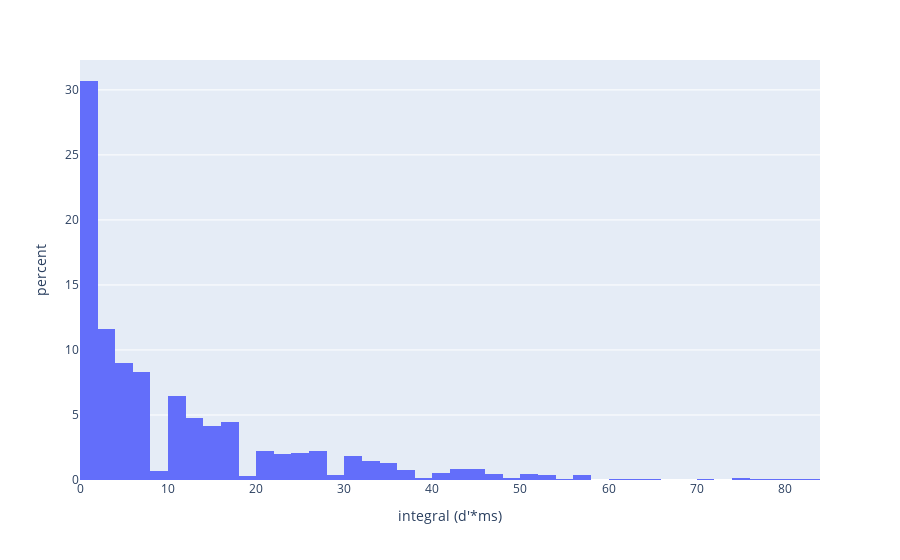

Notebook code cell kept with this figure:
### Code cell
hist_data = ctx_prb_count.loc[ctx_prb_count.analysis =='single cell', :]

fig = px.histogram(data_frame=hist_data, x="integral (d'*ms)", histnorm='percent')
# fig.update_xaxes(title=dict(text='contextual space coverage (%)'))
fig.show()

### Figure 1 — Plotly figure (JSON) as saved in the notebook; plotly's stock layout.template omitted (floating-point values rounded to 4 significant figures; data arrays with more than 128 entries replaced by an {"elided": "..."} marker saying what was removed)
{"data": [{"alignmentgroup": "True", "bingroup": "x", "histnorm": "percent", "hovertemplate": "integral (d'*ms)=%{x}<br>percent=%{y}<extra></extra>", "legendgroup": "", "marker": {"color": "#636efa", "pattern": {"shape": ""}}, "name": "", "offsetgroup": "", "orientation": "v", "showlegend": false, "type": "histogram", "x": {"elided": "1069 float values"}, "xaxis": "x", "yaxis": "y"}], "layout": {"barmode": "relative", "legend": {"tracegroupgap": 0}, "margin": {"t": 60}, "xaxis": {"anchor": "y", "domain": [0.0, 1.0], "title": {"text": "integral (d'*ms)"}}, "yaxis": {"anchor": "x", "domain": [0.0, 1.0], "title": {"text": "percent"}}}}
